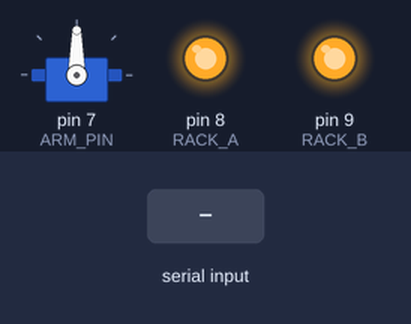
Recording of a sketch running on a simulated Arduino Uno, built with avr-gcc and run on an emulated ATmega328P. Shown: servo, output pins drawn as LEDs (lit = HIGH). The inputs (shaded band) are chosen by the test bench.

Above: at 1.2 s.
1.3 s: "1\n" received over Serial
At 2.9 s:
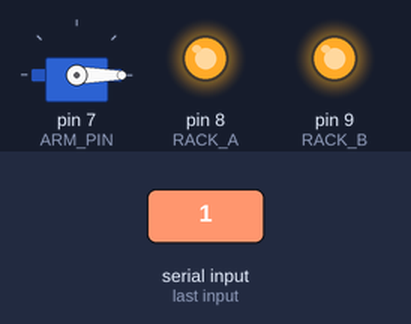
4.3 s: "2\n" received over Serial
At 4.7 s:
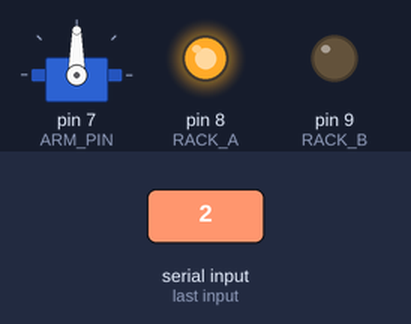
6.3 s: "3\n" received over Serial
At 6.7 s:
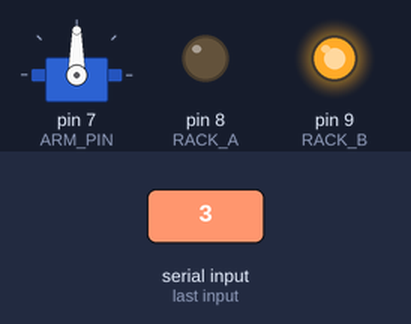
Timing chart, 0 to 9.3 s (numbered marks = the images above; inputs shaded):
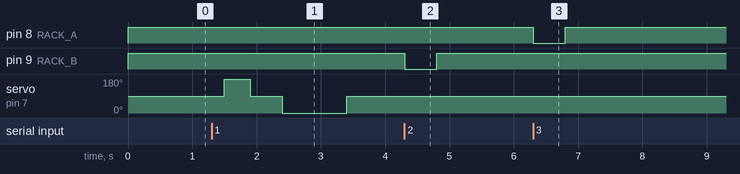

Measured:
- after the input at 1.3 s, servo on pin 7 (ARM_PIN): 90° → 180° after 0.20 s, → 90° 0.40 s later, → 0° 0.50 s later, → 90° 1.0 s later
- after the input at 4.3 s, pin 9 (RACK_B): HIGH → LOW at once, → HIGH 0.50 s later
- after the input at 6.3 s, pin 8 (RACK_A): HIGH → LOW at once, → HIGH 0.50 s later

The sketch:

client.ino
```cpp
#include <Servo.h>

#define STEPS 512

#define ARM_PIN 7
#define RACK_A 8
#define RACK_B 9

Servo armServo;

void setup(void)
{
    Serial.begin(9600);
    pinMode(RACK_A, OUTPUT);
    pinMode(RACK_B, OUTPUT);
    armServo.attach(ARM_PIN);
    armServo.write(90);
    digitalWrite(RACK_A, HIGH);
    digitalWrite(RACK_B, HIGH);
}

int read_message() {
    if (Serial.available() == 0) {
        return 0;
    }

    int inChr;
    inChr = Serial.read();
    Serial.println(inChr);
    return inChr;
}

void shoot() {
    armServo.write(180);
    delay(400);
    armServo.write(90);
    delay(500);
    armServo.write(0);
    delay(1000);
    armServo.write(90);
}

void turn_left() {
  digitalWrite(RACK_B, LOW);
  delay(500);
  digitalWrite(RACK_B, HIGH);
}

void turn_right() {
  digitalWrite(RACK_A, LOW);
  delay(500);
  digitalWrite(RACK_A, HIGH);
}

void loop(void) {
  if (Serial.available() > 0) {
    int cmd = Serial.parseInt();
    switch (cmd) {
      case 1:
        shoot();
        break;
      case 2:
        turn_left();
        break;
      case 3:
        turn_right();
        break;
      default:
        break;
    }
  }
  delay(500);
}
```
